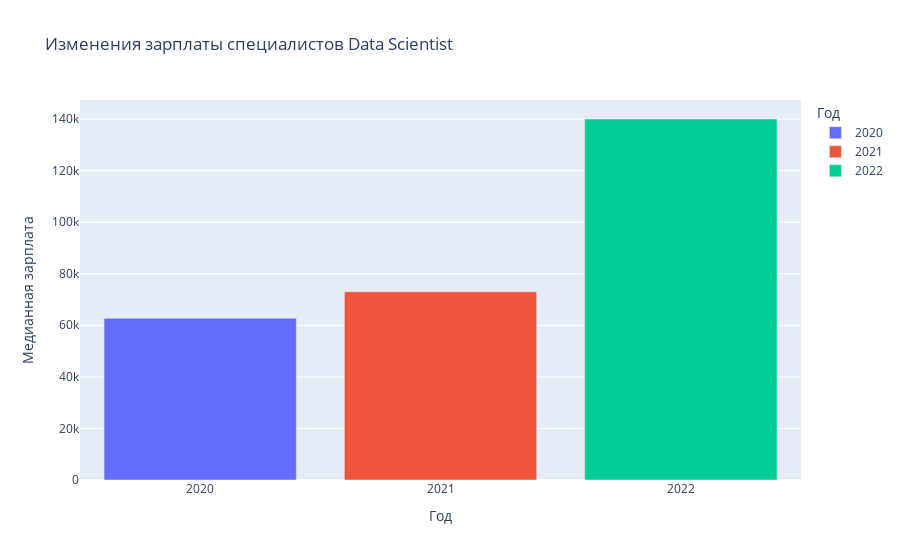

This figure's notebook cell:
### Markdown cell above
### Наблюдается ли ежегодный рост зарплат у специалистов Data Scientist?

### Code cell
grouped_ff = ds_job.groupby(['work_year'])['salary_in_usd'].median().to_frame()
grouped_ff = grouped_ff.reset_index()
fig = px.bar(
    data_frame=grouped_ff,
    x='work_year',
    y='salary_in_usd',
    title='Изменения зарплаты специалистов Data Scientist',
    labels= dict(work_year = 'Год', salary_in_usd='Медианная зарплата'),
    color='work_year'
)
fig.update_xaxes(type='category', categoryorder='category ascending')
fig

### Figure 1 — Plotly figure (JSON) as saved in the notebook; plotly's stock layout.template omitted (floating-point values rounded to 4 significant figures)
{"data": [{"alignmentgroup": "True", "hovertemplate": "Год=%{x}<br>Медианная зарплата=%{y}<extra></extra>", "legendgroup": "2020", "marker": {"color": "#636efa", "pattern": {"shape": ""}}, "name": "2020", "offsetgroup": "2020", "orientation": "v", "showlegend": true, "textposition": "auto", "type": "bar", "x": [2020], "xaxis": "x", "y": [62726], "yaxis": "y"}, {"alignmentgroup": "True", "hovertemplate": "Год=%{x}<br>Медианная зарплата=%{y}<extra></extra>", "legendgroup": "2021", "marker": {"color": "#EF553B", "pattern": {"shape": ""}}, "name": "2021", "offsetgroup": "2021", "orientation": "v", "showlegend": true, "textposition": "auto", "type": "bar", "x": [2021], "xaxis": "x", "y": [73000], "yaxis": "y"}, {"alignmentgroup": "True", "hovertemplate": "Год=%{x}<br>Медианная зарплата=%{y}<extra></extra>", "legendgroup": "2022", "marker": {"color": "#00cc96", "pattern": {"shape": ""}}, "name": "2022", "offsetgroup": "2022", "orientation": "v", "showlegend": true, "textposition": "auto", "type": "bar", "x": [2022], "xaxis": "x", "y": [140000], "yaxis": "y"}], "layout": {"barmode": "relative", "legend": {"title": {"text": "Год"}, "tracegroupgap": 0}, "title": {"text": "Изменения зарплаты специалистов Data Scientist"}, "xaxis": {"anchor": "y", "categoryarray": [2020, 2021, 2022], "categoryorder": "category ascending", "domain": [0, 1], "title": {"text": "Год"}, "type": "category"}, "yaxis": {"anchor": "x", "domain": [0, 1], "title": {"text": "Медианная зарплата"}}}}
